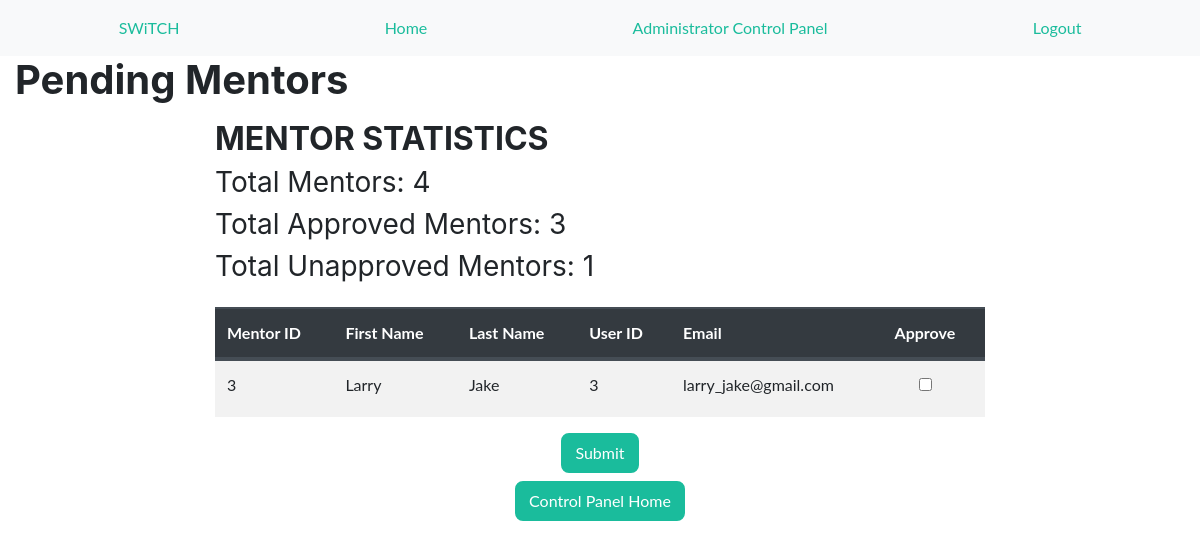
The page /admin/pending_mentors/ (signed in) on the database as committed earlier.
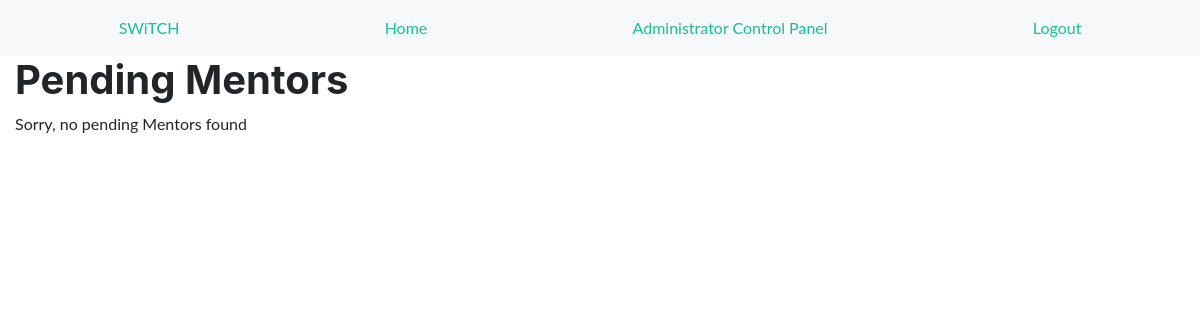
The same page on the database as committed later.
### app/models.py (models this page shows, shortened)
class User(UserMixin, db.Model):
    __tablename__ = 'user'
    email = db.Column(db.Text, nullable=False, unique=True)
    user_type = db.Column(db.String, nullable=False)
    user_id = db.Column(db.Integer,autoincrement=True, primary_key=True)
    school_id = db.Column(db.Integer, nullable=False)
    password = db.Column(db.String)
    bio = db.Column(db.String(300))
    is_active = db.Column(db.Boolean)
    profile_pic = db.Column(db.BLOB)
    creation_date = db.Column(db.String)

class Mentor(db.Model):
    __tablename__ = 'mentor'
    mentor_id = db.Column(db.Integer, autoincrement=True, primary_key=True)
    school_id = db.Column(db.Integer, nullable=False)
    first_name = db.Column(db.String, nullable=False)
    last_name = db.Column(db.String, nullable=False)
    user_id = db.Column(db.Integer, db.ForeignKey('user.user_id'), nullable=False)
    user = db.relationship("User", backref='mentor')
    paired = db.Column(db.Boolean)
    is_approved = db.Column(db.Boolean)

### app/main/routes.py (the view)
@bp_main.route('/admin/pending_mentors/', methods=['POST', 'GET'])
@login_required
@requires_admin('admin')
def controlpanel_mentor():
    form = ApproveForm(request.form)
    user_type = 'Mentor'
    stats_dict = get_stats()
    queries = db.session.query(User, Mentor).filter(Mentor.is_approved == False).\
        join(Mentor, User.user_id == Mentor.user_id).all()
    if request.method == 'POST' and form.validate_on_submit():
        approved_list = request.form.getlist('approve')
        for id in approved_list:
            approve('mentor', id, 'approve')
        return redirect(url_for('main.controlpanel_home'))
    return render_template('admin/admin_pending_users.html', queries=queries, form=form, user_type=user_type,
                           stats_dict=stats_dict, title="Pending Mentors")

### app/main/forms.py
class ApproveForm(FlaskForm):
    approve = BooleanField("", default="unchecked")

class SearchByForm(FlaskForm):
    choices = [('School', 'School'),
               ('City', 'City')]
    select = SelectField('In:', choices=choices)
    choices2 = [('Mentees and Mentors', 'All'),
                ('Mentee', 'Mentee'),
                ('Mentor', 'Mentor')]
    select2 = SelectField('User Type:', choices=choices2)
    search = StringField('Search:', validators=[DataRequired()])

### app/auth/routes.py (called while the page is built)
@login_manager.user_loader
def user_loader(user_id):
    if user_id is not None:
        return User.query.get(user_id)
    return None

### app/templates/admin/admin_pending_users.html (shortened to what this page needs)
{% extends 'base.html' %}
{% from "_formhelpers.html" import render_field %}
{% block header%}{{ title }}{% endblock %}
{% block content %}
     {% if queries|length %}
        <div class="row mt-3">
            <div class="col-md-2"></div>
            <div class="col-md-8">
                <div class="justify-content-center">
                {% if user_type == 'Mentee' %}
                    <h2>MENTEE STATISTICS</h2>
                    <h3 class="font-weight-normal">Total Mentees: {{ stats_dict['mentees_total'] }}</h3>
                    <h3 class="font-weight-normal">Total Approved Mentees: {{ stats_dict['approved_mentees_total'] }}</h3>
                    <h3 class="font-weight-normal">Total Unapproved Mentees: {{ stats_dict['unapproved_mentees_total'] }}</h3>
                {% elif user_type == 'Mentor' %}
                    <h2>MENTOR STATISTICS</h2>
                    <h3 class="font-weight-normal">Total Mentors: {{ stats_dict['mentors_total'] }}</h3>
                    <h3 class="font-weight-normal">Total Approved Mentors: {{ stats_dict['approved_mentors_total'] }}</h3>
                    <h3 class="font-weight-normal">Total Unapproved Mentors: {{ stats_dict['unapproved_mentors_total'] }}</h3>
                {% endif %}
                <form action="" method="post" novalidate>
                    <table class="mt-4 table table-striped table-hover">
                        <thead class="thead-dark">
                        <tr>
                            <th scope="col">{{user_type}} ID</th>
                            <th scope="col">First Name</th>
                            <th scope="col">Last Name</th>
                            <th scope="col">User ID</th>
                            <th scope="col">Email</th>
                            <th scope="col">Approve</th>
                        </tr>
                        </thead>
                        <tbody>
                        {% for query in queries %}
                            <tr>
                                {% if user_type == 'Mentee' %}
                                    <td>{{ query[1].mentee_id }}</td>
                                    <td>{{ query[0].school_id }}</td>
                                {% elif user_type == 'Mentor' %}
                                    <td>{{ query[1].mentor_id }}</td>
                                {% endif %}
                                <td>{{ query[1].first_name }}</td>
                                <td>{{ query[1].last_name }}</td>
                                <td>{{ query[0].user_id }}</td>
                                <td>{{ query[0].email }}</td>
                                {% if user_type == 'Mentee' %}
                                    <td>
                                        {{ render_field(form.approve, value=query[1].mentee_id)}}
                                {% elif user_type == 'Mentor' %}
                                    <td>
                                        {{ render_field(form.approve, value=query[1].mentor_id)}}
                                    </td>
                                {% endif %}
                            </tr>
                        {% endfor %}
                        </tbody>
                    </table>
                    <div class="row justify-content-center">
                        <input type="submit" value="Submit" class="btn btn-primary">
                    </div>
                    <div class="row mt-2 justify-content-center">
                        <a href="{{ url_for('main.controlpanel_home') }}" >
                            <input type="button" value="Control Panel Home" class="btn btn-primary">
                        </a>
                    </div>
                </form>
            </div>
        </div>
    {% else %}
        <p>Sorry, no pending {{user_type}}s found</p>
    {% endif %}
{% endblock %}

### app/templates/_formhelpers.html (shortened to what this page needs)
{% macro render_field(field) %}
    <dd>{{ field(**kwargs)|safe }}
    </dd>
{% endmacro %}

Rows that differ between the two databases and show on the page:
removed User: user_type "Mentor", mentor_id "3", first_name "Larry", last_name "Jake", user_id "3", email "larry_jake@gmail.com"
Other text that changed with them:
{{ user_type }}: (not shown) → "Mentor"
{{ stats_dict['mentors_total'] }}: "4" → (not shown)
{{ stats_dict['approved_mentors_total'] }}: "3" → (not shown)
{{ stats_dict['unapproved_mentors_total'] }}: "1" → (not shown)
form field value: "Submit" → (not shown)
form field value: "Control Panel Home" → (not shown)
text no longer shown: "MENTOR STATISTICS Total Mentors: Total Approved Mentors: Total Unapproved Mentors: ID First Name Last Name User ID Email Approve"
text now shown: "Sorry, no pending s found"
